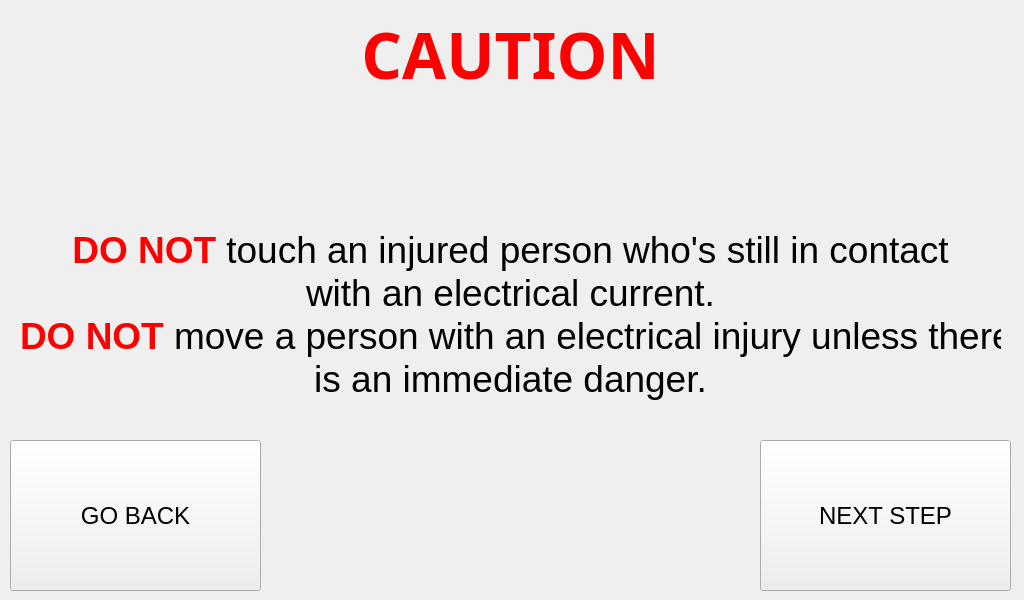
<?xml version="1.0" encoding="UTF-8"?>
<ui version="4.0">
 <class>step_1_window</class>
 <widget class="QMainWindow" name="step_1_window">
  <property name="geometry">
   <rect>
    <x>0</x>
    <y>0</y>
    <width>1024</width>
    <height>600</height>
   </rect>
  </property>
  <property name="minimumSize">
   <size>
    <width>1024</width>
    <height>600</height>
   </size>
  </property>
  <property name="maximumSize">
   <size>
    <width>1024</width>
    <height>600</height>
   </size>
  </property>
  <property name="windowTitle">
   <string>Step 1 Procedure</string>
  </property>
  <widget class="QWidget" name="centralwidget">
   <widget class="QLabel" name="title_step">
    <property name="geometry">
     <rect>
      <x>5</x>
      <y>10</y>
      <width>1011</width>
      <height>71</height>
     </rect>
    </property>
    <property name="font">
     <font>
      <family>Unispace</family>
      <pointsize>18</pointsize>
      <weight>75</weight>
      <bold>true</bold>
     </font>
    </property>
    <property name="text">
     <string>&lt;html&gt;&lt;head/&gt;&lt;body&gt;&lt;p align=&quot;center&quot;&gt;&lt;span style=&quot; font-size:48pt; color:#ff0000;&quot;&gt;CAUTION&lt;/span&gt;&lt;/p&gt;&lt;/body&gt;&lt;/html&gt;</string>
    </property>
    <property name="alignment">
     <set>Qt::AlignCenter</set>
    </property>
   </widget>
   <widget class="QLabel" name="text_steps">
    <property name="geometry">
     <rect>
      <x>20</x>
      <y>200</y>
      <width>981</width>
      <height>231</height>
     </rect>
    </property>
    <property name="font">
     <font>
      <pointsize>14</pointsize>
     </font>
    </property>
    <property name="text">
     <string>&lt;html&gt;&lt;head/&gt;&lt;body&gt;&lt;p align=&quot;center&quot;&gt;&lt;span style=&quot; font-size:28pt; font-weight:600; color:#ff0000;&quot;&gt;DO NOT&lt;/span&gt;&lt;span style=&quot; font-size:28pt;&quot;&gt; touch an injured person who's still in contact &lt;br/&gt;with an electrical current.&lt;br/&gt;&lt;/span&gt;&lt;span style=&quot; font-size:28pt; font-weight:600; color:#ff0000;&quot;&gt;DO NOT&lt;/span&gt;&lt;span style=&quot; font-size:28pt;&quot;&gt; move a person with an electrical injury unless there &lt;br/&gt;is an immediate danger.&lt;/span&gt;&lt;/p&gt;&lt;/body&gt;&lt;/html&gt;</string>
    </property>
   </widget>
   <widget class="QLabel" name="gif_player_label">
    <property name="geometry">
     <rect>
      <x>330</x>
      <y>80</y>
      <width>360</width>
      <height>240</height>
     </rect>
    </property>
    <property name="minimumSize">
     <size>
      <width>360</width>
      <height>240</height>
     </size>
    </property>
    <property name="maximumSize">
     <size>
      <width>360</width>
      <height>240</height>
     </size>
    </property>
    <property name="font">
     <font>
      <family>Unispace</family>
      <pointsize>16</pointsize>
      <weight>75</weight>
      <bold>true</bold>
     </font>
    </property>
    <property name="lineWidth">
     <number>1</number>
    </property>
    <property name="text">
     <string/>
    </property>
    <property name="alignment">
     <set>Qt::AlignCenter</set>
    </property>
   </widget>
   <widget class="QPushButton" name="next_step_button">
    <property name="geometry">
     <rect>
      <x>760</x>
      <y>440</y>
      <width>251</width>
      <height>151</height>
     </rect>
    </property>
    <property name="font">
     <font>
      <pointsize>18</pointsize>
     </font>
    </property>
    <property name="cursor">
     <cursorShape>PointingHandCursor</cursorShape>
    </property>
    <property name="text">
     <string>NEXT STEP</string>
    </property>
   </widget>
   <widget class="QPushButton" name="go_back_button">
    <property name="geometry">
     <rect>
      <x>10</x>
      <y>440</y>
      <width>251</width>
      <height>151</height>
     </rect>
    </property>
    <property name="font">
     <font>
      <pointsize>18</pointsize>
     </font>
    </property>
    <property name="text">
     <string>GO BACK</string>
    </property>
   </widget>
  </widget>
 </widget>
 <resources/>
 <connections/>
</ui>
